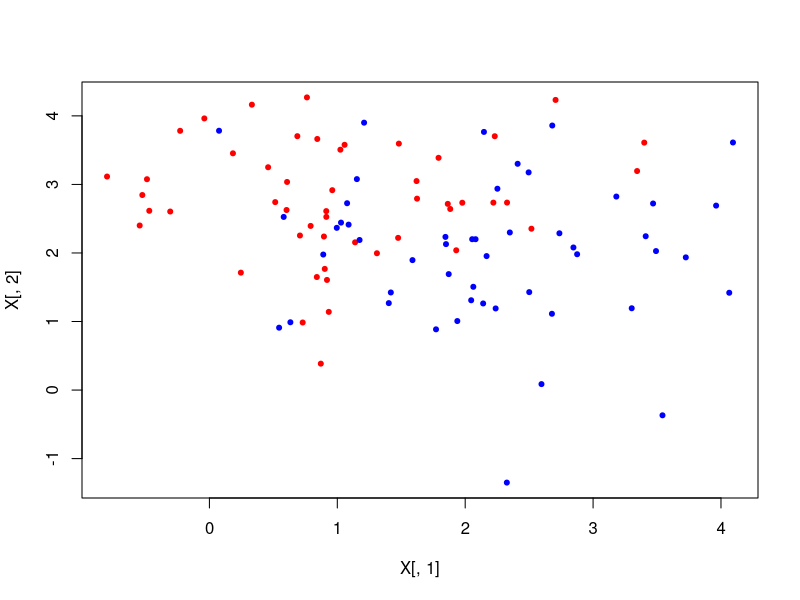

This figure's R source: (Note: this script raises an error after producing the figure.)
# a)
n=100

y=0
x1=rnorm(n/2,1,1)
x2=rnorm(n/2,3,1)
X1=cbind(x1,x2,y)

y=1
x1=rnorm(n/2,2,1)
x2=rnorm(n/2,2,1)
X2=cbind(x1,x2,y)
X=rbind(X1,X2)

# b)
plot(X[,1],X[,2], col=c("red","blue")[X[,3]+1], pch=20)

# c)

X_1=X1[1:50,-3]
X_2=X2[1:50,-3]

S_1=var(X_1)
S_2=var(X_2)

S=1/98*(49*S_1+49*S_2)
S_inv=solve(S)

d=colMeans(X_1)-colMeans(X_2)
w=S_inv%*%as.matrix(d)

modelo=lda(X[,3]~X[,-3])
plot(modelo)

# vemos que tienen la misma dirección
modelo$scaling/w

# d)
n=100

y=0
x1_t=rnorm(n/2,1,1)
x2_t=rnorm(n/2,3,1)
X1_t=cbind(x1_t,x2_t,y)

y=1
x1_t=rnorm(n/2,2,1)
x2_t=rnorm(n/2,2,1)
X2_t=cbind(x1_t,x2_t,y)
test=rbind(X1_t,X2_t)

preds.lda=predict(modelo, data.frame(test))
preds.lda$class

# % de bien clasificados
sum(preds.lda$class==test[,3])/n

# e)
modelo.cv=lda(test[,3]~test[,-3],CV=TRUE)
loopred=table(test[,3],modelo.cv$class)
sum(loopred[1,1]+loopred[2,2])/n

# f)
# n=100
# 
# y=0
# x1=rnorm(n/2,1,1)
# x2=rnorm(n/2,3,1)
# X1=cbind(x1,x2,y)
# 
# y=1
# x1=rnorm(n/2,2,1)
# x2=rnorm(n/2,2,1)
# X2=cbind(x1,x2,y)
# X=rbind(X1,X2)

modelo.qda=qda(X[,3]~X[,-3])
preds.qda=predict(modelo.qda, data.frame(test))
preds.qda$class

# % de bien clasificados
sum(preds.qda$class==test[,3])/n


modelo.cv.qda=lda(test[,3]~test[,-3],CV=TRUE)
loopred.qda=table(test[,3],modelo.cv.qda$class)
sum(loopred.qda[1,1]+loopred.qda[2,2])/n


# g)
modelo.logit=glm(X[,3]~X[,-3])
preds.glm=predict(modelo.logit, data.frame(test))
# % de bien clasificados
sum(as.numeric(preds.glm>.5)==test[,3])/n